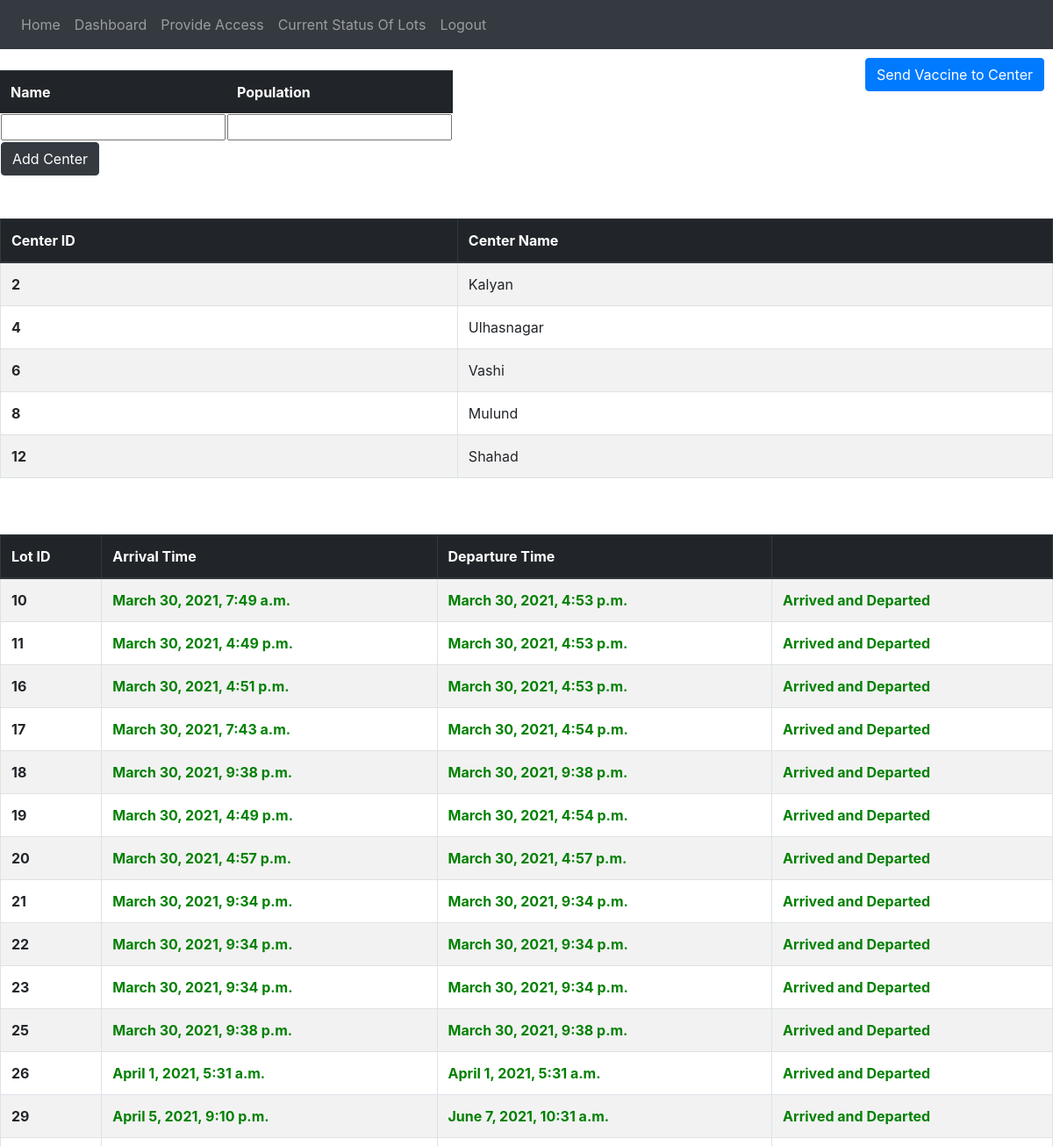
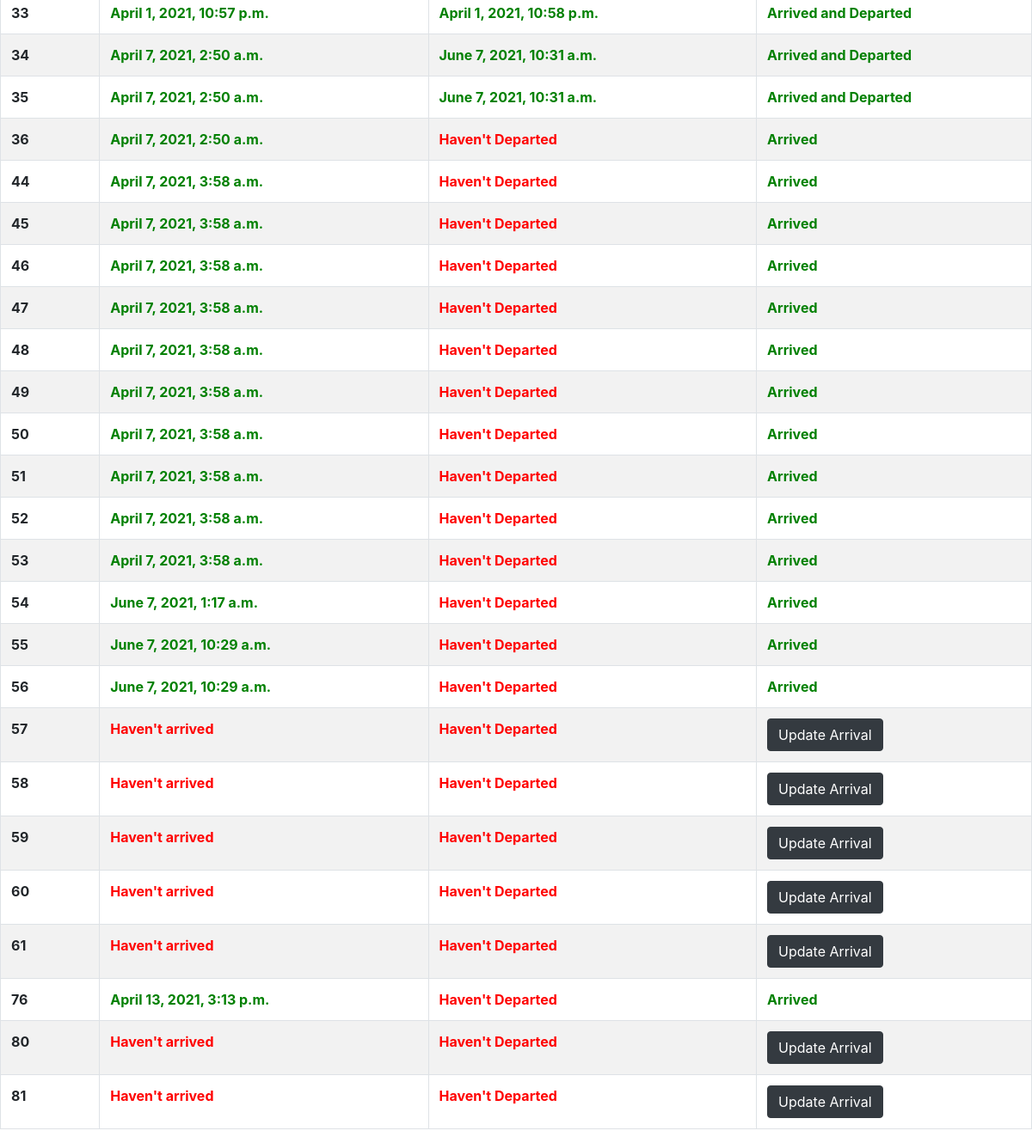
Page /dashboard/district/thane/ (signed in) on the committed database (2 pictures, top to bottom).
### vaccine_app/models.py (models this page shows, shortened)
class Center(models.Model):
    centerPrimaryKey = models.AutoField(primary_key=True)
    centerId = models.UUIDField(default=uuid.uuid4, editable=False, unique=True)
    district = models.ForeignKey(District, on_delete=models.CASCADE, related_name="Center")
    name = models.CharField(max_length=255, unique=True)
    maxCountPerDate = models.IntegerField(default=10)
    population = models.IntegerField(default=1)

class DistrictVaccineData(models.Model):
    district = models.ForeignKey(District,on_delete=models.CASCADE,related_name="districtVaccine")
    lot = models.OneToOneField(VaccineLot, on_delete=models.CASCADE,related_name="districtVaccine")
    arrivalTimestamp = models.DateTimeField(blank = True, null=True, default=None)
    departureTimestamp = models.DateTimeField(blank = True, null=True, default=None)

class VaccineLot(models.Model):
    lotId = models.AutoField(primary_key=True)
    status=models.CharField(max_length = 20, choices = lot_status, default = 'produced')
    productionTimestamp = models.DateTimeField(auto_now_add=True)
    departureTimestamp = models.DateTimeField(blank = True, null=True, default=None)
    countOfDosesConsumed = models.IntegerField(default = 0)

### vaccine_app/views.py (the view, shortened to what this page needs)
# urls.py: path('dashboard/district/<name>/',views.district_dash,name='district_dash'),
@login_required
def district_dash(request,name):
    if name=="":
        return redirect('dashboard')
    if verify(request,"district",name):
        district_obj=District.objects.get(name=name)
        centers = Center.objects.filter(district=district_obj)
        vaccine_lots = DistrictVaccineData.objects.filter(district = district_obj)
        error=[]
        return render(request,'district_dash.html',{'centers':centers, 'error':error, 'vaccine_lots':vaccine_lots,'name':name})
    else:
        return redirect('dashboard')

### vaccine_app/views.py (called while the page is built, shortened)
def verify(request,district_or_center,name):
    if district_or_center=="district":
        user=request.user
        if District.objects.filter(name=name).exists():
            district_obj=District.objects.get(name=name)
            if AccessControlListDistrict.objects.filter(person=user,district=district_obj).exists() and user.is_districtadmin:
                return True
            else:
                print("access is not there for user "+user.email)
                return False
        else:
            print("District name is invalid")
            return False
    else:
        print("Invalid district_or_center value")
        return False

### templates/district_dash.html (shortened to what this page needs)
{% extends 'base.html' %}
    {% block content %}
        <a href="/district/{{name}}/send_to_center" style="float: right; margin:10px;"><button Type="button" class="btn btn-primary">Send Vaccine to Center</button></a>
        <form method="POST">
            <table>
                <thead class=" table table-info table-dark">
                    <th>Name</th>
                    <th>Population</th>
                </thead>
                <tr>
                    <td><input type="text" id="name" name="name" required /></td>
                    <td><input type="number" id="population" name="population" required min=1 /></td>
                    <br>
                </tr>
                <tr>
                  <td><button class="btn btn-dark" type="submit" id="add" value="Add center">Add Center</button></td>
                </tr>
            </table>
        </form>
        <br><br>
        <table class="table table-striped table-bordered">
            <thead class="thead-dark">
              <tr>
                <th scope="col">Center ID</th>
                <th scope="col">Center Name</th>
              </tr>
            </thead>
            <tbody>
            {% for center in centers %}
              <tr>
                <th scope="row">{{center.centerPrimaryKey}}</th>
                <td style="text-transform: capitalize;">{{center.name}}</td>
              </tr>
            {% endfor %}
            </tbody>
          </table>
          <br><br>
          <table class="table table-striped table-bordered">
            <thead class="thead-dark">
              <tr>
                <th scope="col">Lot ID</th>
                <th scope="col">Arrival Time</th>
                <th scope="col">Departure Time</th>
                <th scope="col"></th>
              </tr>
            </thead>
            <tbody>
            {% for lot in vaccine_lots %}
              <tr>
                <th scope="row">{{ lot.lot.lotId }}</th>
                <td>
                  {% if lot.arrivalTimestamp == None %}
                    <b style="color:red;">Haven't arrived</b>
                  {% else %}
                    <b style="color:green;">{{lot.arrivalTimestamp}}</b>
                  {% endif %}
                </td>
                <td>
                  {% if lot.departureTimestamp == None %}
                    <b style="color:red;">Haven't Departed</b>
                  {% else %}
                    <b style="color:green;">{{lot.departureTimestamp}}</b>
                  {% endif %}
                </td>
                {% if lot.arrivalTimestamp == None %}
                  <td><a href="/district/{{name}}/updateArrivalTimeDistrict/{{ lot.lot.lotId }}"><button type="button" class="btn btn-dark">Update Arrival</button></a>
                {% else %}
                  <td>
                    <b style="color:green;">Arrived
                    {% if lot.departureTimestamp != None %}
                    and Departed
                    {% endif %}
                    </b>
                  </td>
                {% endif %}
              </tr>
            {% endfor %}
            </tbody>
          </table>
    {% endblock content %}

### rows in the picture
Center: centerPrimaryKey "2", name "Kalyan"
Center: centerPrimaryKey "4", name "Ulhasnagar"
Center: centerPrimaryKey "6", name "Vashi"
Center: centerPrimaryKey "8", name "Mulund"
Center: centerPrimaryKey "12", name "Shahad"
DistrictVaccineData: lot.lotId "10", arrivalTimestamp "March 30, 2021, 7:49 a.m.", departureTimestamp "March 30, 2021, 4:53 p.m.", shows "Arrived", shows "and Departed"
DistrictVaccineData: lot.lotId "11", arrivalTimestamp "March 30, 2021, 4:49 p.m.", departureTimestamp "March 30, 2021, 4:53 p.m.", shows "Arrived", shows "and Departed"
DistrictVaccineData: lot.lotId "16", arrivalTimestamp "March 30, 2021, 4:51 p.m.", departureTimestamp "March 30, 2021, 4:53 p.m.", shows "Arrived", shows "and Departed"
DistrictVaccineData: lot.lotId "17", arrivalTimestamp "March 30, 2021, 7:43 a.m.", departureTimestamp "March 30, 2021, 4:54 p.m.", shows "Arrived", shows "and Departed"
DistrictVaccineData: lot.lotId "18", arrivalTimestamp "March 30, 2021, 9:38 p.m.", departureTimestamp "March 30, 2021, 9:38 p.m.", shows "Arrived", shows "and Departed"
DistrictVaccineData: lot.lotId "19", arrivalTimestamp "March 30, 2021, 4:49 p.m.", departureTimestamp "March 30, 2021, 4:54 p.m.", shows "Arrived", shows "and Departed"
DistrictVaccineData: lot.lotId "20", arrivalTimestamp "March 30, 2021, 4:57 p.m.", departureTimestamp "March 30, 2021, 4:57 p.m.", shows "Arrived", shows "and Departed"
DistrictVaccineData: lot.lotId "21", arrivalTimestamp "March 30, 2021, 9:34 p.m.", departureTimestamp "March 30, 2021, 9:34 p.m.", shows "Arrived", shows "and Departed"
DistrictVaccineData: lot.lotId "22", arrivalTimestamp "March 30, 2021, 9:34 p.m.", departureTimestamp "March 30, 2021, 9:34 p.m.", shows "Arrived", shows "and Departed"
DistrictVaccineData: lot.lotId "23", arrivalTimestamp "March 30, 2021, 9:34 p.m.", departureTimestamp "March 30, 2021, 9:34 p.m.", shows "Arrived", shows "and Departed"
DistrictVaccineData: lot.lotId "25", arrivalTimestamp "March 30, 2021, 9:38 p.m.", departureTimestamp "March 30, 2021, 9:38 p.m.", shows "Arrived", shows "and Departed"
DistrictVaccineData: lot.lotId "26", arrivalTimestamp "April 1, 2021, 5:31 a.m.", departureTimestamp "April 1, 2021, 5:31 a.m.", shows "Arrived", shows "and Departed"
DistrictVaccineData: lot.lotId "29", arrivalTimestamp "April 5, 2021, 9:10 p.m.", departureTimestamp "June 7, 2021, 10:31 a.m.", shows "Arrived", shows "and Departed"
DistrictVaccineData: lot.lotId "33", arrivalTimestamp "April 1, 2021, 10:57 p.m.", departureTimestamp "April 1, 2021, 10:58 p.m.", shows "Arrived", shows "and Departed"
DistrictVaccineData: lot.lotId "34", arrivalTimestamp "April 7, 2021, 2:50 a.m.", departureTimestamp "June 7, 2021, 10:31 a.m.", shows "Arrived", shows "and Departed"
DistrictVaccineData: lot.lotId "35", arrivalTimestamp "April 7, 2021, 2:50 a.m.", departureTimestamp "June 7, 2021, 10:31 a.m.", shows "Arrived", shows "and Departed"
DistrictVaccineData: lot.lotId "36", arrivalTimestamp "April 7, 2021, 2:50 a.m.", shows "Haven't Departed", shows "Arrived"
DistrictVaccineData: lot.lotId "44", arrivalTimestamp "April 7, 2021, 3:58 a.m.", shows "Haven't Departed", shows "Arrived"
DistrictVaccineData: lot.lotId "45", arrivalTimestamp "April 7, 2021, 3:58 a.m.", shows "Haven't Departed", shows "Arrived"
DistrictVaccineData: lot.lotId "46", arrivalTimestamp "April 7, 2021, 3:58 a.m.", shows "Haven't Departed", shows "Arrived"
DistrictVaccineData: lot.lotId "47", arrivalTimestamp "April 7, 2021, 3:58 a.m.", shows "Haven't Departed", shows "Arrived"
DistrictVaccineData: lot.lotId "48", arrivalTimestamp "April 7, 2021, 3:58 a.m.", shows "Haven't Departed", shows "Arrived"
DistrictVaccineData: lot.lotId "49", arrivalTimestamp "April 7, 2021, 3:58 a.m.", shows "Haven't Departed", shows "Arrived"
DistrictVaccineData: lot.lotId "50", arrivalTimestamp "April 7, 2021, 3:58 a.m.", shows "Haven't Departed", shows "Arrived"
DistrictVaccineData: lot.lotId "51", arrivalTimestamp "April 7, 2021, 3:58 a.m.", shows "Haven't Departed", shows "Arrived"
DistrictVaccineData: lot.lotId "52", arrivalTimestamp "April 7, 2021, 3:58 a.m.", shows "Haven't Departed", shows "Arrived"
DistrictVaccineData: lot.lotId "53", arrivalTimestamp "April 7, 2021, 3:58 a.m.", shows "Haven't Departed", shows "Arrived"
DistrictVaccineData: lot.lotId "54", arrivalTimestamp "June 7, 2021, 1:17 a.m.", shows "Haven't Departed", shows "Arrived"
DistrictVaccineData: lot.lotId "55", arrivalTimestamp "June 7, 2021, 10:29 a.m.", shows "Haven't Departed", shows "Arrived"
DistrictVaccineData: lot.lotId "56", arrivalTimestamp "June 7, 2021, 10:29 a.m.", shows "Haven't Departed", shows "Arrived"
DistrictVaccineData: lot.lotId "57", shows "Haven't arrived", shows "Haven't Departed"
DistrictVaccineData: lot.lotId "58", shows "Haven't arrived", shows "Haven't Departed"
DistrictVaccineData: lot.lotId "59", shows "Haven't arrived", shows "Haven't Departed"
DistrictVaccineData: lot.lotId "60", shows "Haven't arrived", shows "Haven't Departed"
DistrictVaccineData: lot.lotId "61", shows "Haven't arrived", shows "Haven't Departed"
DistrictVaccineData: lot.lotId "76", arrivalTimestamp "April 13, 2021, 3:13 p.m.", shows "Haven't Departed", shows "Arrived"
DistrictVaccineData: lot.lotId "80", shows "Haven't arrived", shows "Haven't Departed"
DistrictVaccineData: lot.lotId "81", shows "Haven't arrived", shows "Haven't Departed"
